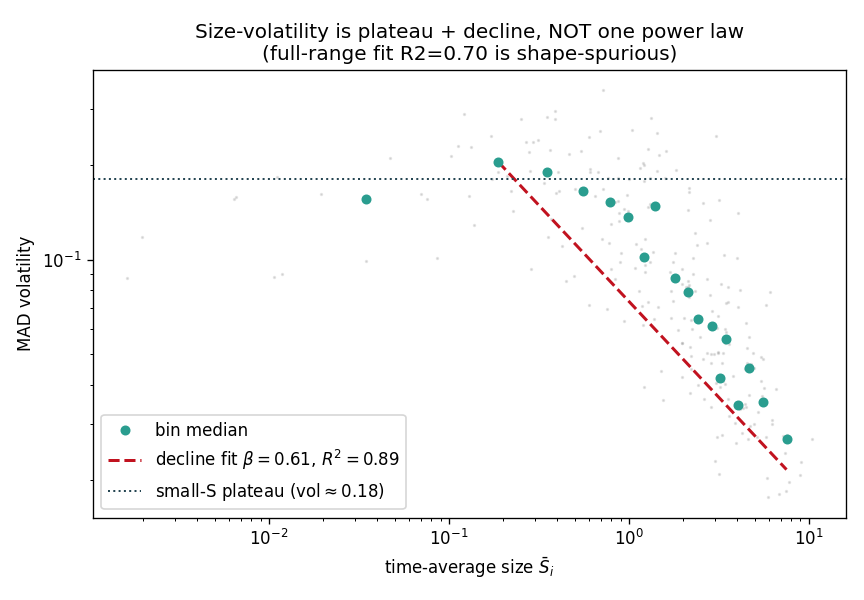

The Python source for this figure:
"""Honest characterization of the size-volatility relation (post-transient, T_BURN=35).
The relation is a plateau at small/mid S + a power-law decline for large S, so a single fit is
shape-spurious. Fit (a) full range and (b) the declining branch above the binned-volatility peak,
reporting R^2 for each, and show where a power law actually holds.
"""
import sys, os
sys.path.insert(0, os.path.dirname(__file__))
import numpy as np
import matplotlib
matplotlib.use("Agg")
import matplotlib.pyplot as plt
from explore import integrate

MU, SIGMA, LAM = 2.0, 2.0, 1e-3
S, TMAX, T_BURN, DT = 600, 80.0, 35.0, 0.5
SEED = 2024


def binned(Sbar, vol, nb=18):
    ok = (Sbar > 0) & (vol > 0) & np.isfinite(Sbar) & np.isfinite(vol)
    Sbar, vol = Sbar[ok], vol[ok]
    o = np.argsort(Sbar); P = np.array_split(np.arange(o.size), nb)
    bx = np.array([Sbar[o][p].mean() for p in P]); by = np.array([np.median(vol[o][p]) for p in P])
    m = (bx > 0) & (by > 0)
    return bx[m], by[m]


def fit(bx, by):
    if bx.size < 3:
        return np.nan, np.nan
    x, y = np.log10(bx), np.log10(by)
    c = np.polyfit(x, y, 1); yhat = np.polyval(c, x)
    r2 = 1 - np.sum((y - yhat) ** 2) / np.sum((y - y.mean()) ** 2)
    return float(-c[0]), float(r2)


if __name__ == "__main__":
    t, W, lnM, _, _ = integrate(SEED, S, MU, SIGMA, lam=LAM, tmax=TMAX, n_eval=4000)
    sel = t >= T_BURN
    surv = np.where(W[:, sel].min(1) > 1e-6)[0]
    tg = np.arange(T_BURN, t[-1] + 1e-9, DT)
    lnS = np.array([np.interp(tg, t, np.log(np.maximum(S * W[i], 1e-12))) for i in surv])
    g = np.diff(lnS, axis=1)
    Sbar = np.exp(lnS).mean(1)
    vol = np.sqrt(np.pi / 2) * np.abs(g - g.mean(1, keepdims=True)).mean(1)
    live = (vol > 0) & np.isfinite(vol)
    Sbar, vol = Sbar[live], vol[live]

    bx, by = binned(Sbar, vol)
    peak = int(np.argmax(by))                       # plateau ends at the volatility peak
    b_full, r2_full = fit(bx, by)
    b_dec, r2_dec = fit(bx[peak:], by[peak:])       # declining branch only
    print(f"regime mu={MU} sigma={SIGMA} lam={LAM:g}, post-transient window [{T_BURN},{t[-1]:.0f}], survivors={surv.size}/{S}")
    print(f"  full range   : beta={b_full:.3f}  R2={r2_full:.3f}")
    print(f"  decline (S>={bx[peak]:.2f}): beta={b_dec:.3f}  R2={r2_dec:.3f}   ({by.size-peak} bins)")
    print(f"  plateau below peak: vol ~ const ~ {np.median(by[:peak+1]):.3f}  for S in [{bx[0]:.2g}, {bx[peak]:.2g}]")

    fig, ax = plt.subplots(figsize=(7.2, 5))
    ax.loglog(Sbar, vol, ".", ms=2, alpha=0.2, color="gray")
    ax.loglog(bx, by, "o", ms=5, color="#2a9d8f", label="bin median", zorder=3)
    xx = np.logspace(np.log10(bx[peak]), np.log10(bx[-1]), 50)
    ax.loglog(xx, by[peak] * (xx / bx[peak]) ** (-b_dec), "--", color="#c1121f", lw=1.8,
              label=fr"decline fit $\beta={b_dec:.2f}$, $R^2={r2_dec:.2f}$")
    ax.axhline(np.median(by[:peak + 1]), color="#264653", ls=":", lw=1.2,
               label=fr"small-S plateau (vol$\approx${np.median(by[:peak+1]):.2f})")
    ax.set(xlabel=r"time-average size $\bar S_i$", ylabel="MAD volatility",
           title=f"Size-volatility is plateau + decline, NOT one power law\n(full-range fit R2={r2_full:.2f} is shape-spurious)")
    ax.legend()
    plt.tight_layout(); plt.savefig(os.path.join(os.path.dirname(__file__), "beta_shape.png"), dpi=120)
    print("\nsaved growing_glv/beta_shape.png")
